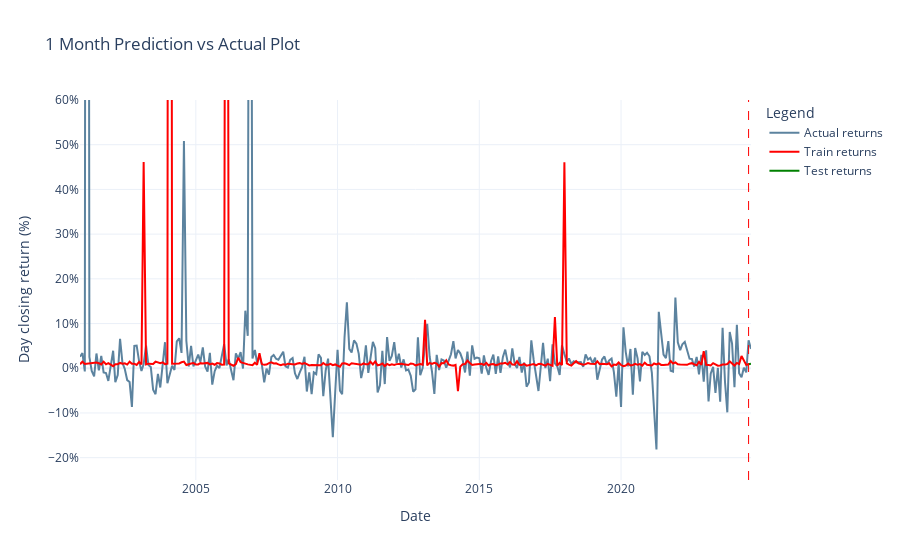

Source (notebook cell):
### Markdown cell above
### 1 month Actual vs Prediction

### Code cell
importlib.reload(mpt_utils)
importlib.reload(plots)

y_train_mean_pred_1m, y_test_mean_pred_1m = mpt_utils.get_train_test_mean_pred(y_train_pred_1m, y_test_pred_1m,
                                                                                len(df_pct.columns))
plots.generate_timeseries_plot(df_pct, df_tabular_multi, y_train_mean_pred_1m, y_test_mean_pred_1m)

### Figure 1 — Plotly figure (JSON) as saved in the notebook; plotly's stock layout.template omitted (floating-point values rounded to 4 significant figures; data arrays with more than 128 entries replaced by an {"elided": "..."} marker saying what was removed)
{"data": [{"line": {"color": "#5c839f", "width": 2}, "mode": "lines", "name": "Actual returns", "x": {"elided": "285 str values"}, "y": {"elided": "299 float values"}, "type": "scatter"}, {"line": {"color": "red", "width": 2}, "mode": "lines", "name": "Train returns", "x": {"elided": "284 str values"}, "y": {"elided": "284 float values"}, "type": "scatter"}, {"line": {"color": "green", "width": 2}, "mode": "lines", "name": "Test returns", "x": ["2024-07-01", "2024-08-01"], "y": [0.008744, 0.009915], "type": "scatter"}], "layout": {"shapes": [{"line": {"color": "red", "dash": "dash", "width": 1}, "type": "line", "x0": "2024-07-01", "x1": "2024-07-01", "xref": "x", "y0": 0, "y1": 1, "yref": "y domain"}], "yaxis": {"title": {"text": "Day closing return (%)"}, "tickformat": ".0%", "range": [-0.25, 0.6]}, "title": {"text": "1 Month Prediction vs Actual Plot"}, "xaxis": {"title": {"text": "Date"}}, "legend": {"title": {"text": "Legend"}}}}
